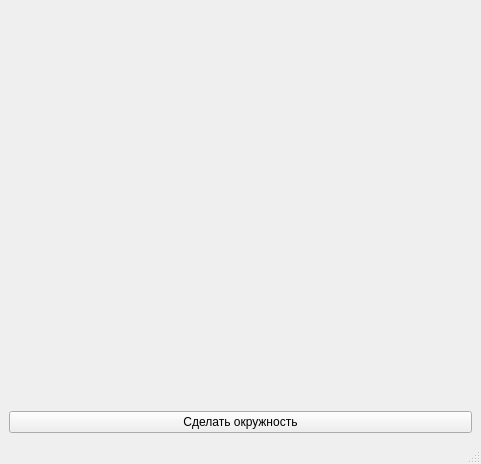
<?xml version="1.0" encoding="UTF-8"?>
<ui version="4.0">
 <class>MainWindow</class>
 <widget class="QMainWindow" name="MainWindow">
  <property name="geometry">
   <rect>
    <x>0</x>
    <y>0</y>
    <width>481</width>
    <height>464</height>
   </rect>
  </property>
  <property name="windowTitle">
   <string>MainWindow</string>
  </property>
  <widget class="QWidget" name="centralwidget">
   <layout class="QVBoxLayout" name="verticalLayout_3">
    <item>
     <layout class="QVBoxLayout" name="verticalLayout_2">
      <item>
       <widget class="QLabel" name="label">
        <property name="text">
         <string/>
        </property>
       </widget>
      </item>
      <item>
       <widget class="QPushButton" name="pushButton">
        <property name="text">
         <string>Сделать окружность</string>
        </property>
       </widget>
      </item>
     </layout>
    </item>
   </layout>
  </widget>
  <widget class="QMenuBar" name="menubar">
   <property name="geometry">
    <rect>
     <x>0</x>
     <y>0</y>
     <width>481</width>
     <height>22</height>
    </rect>
   </property>
  </widget>
  <widget class="QStatusBar" name="statusbar"/>
 </widget>
 <resources/>
 <connections/>
</ui>
